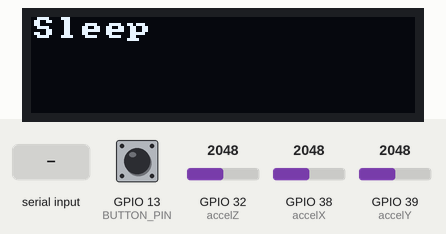
A sketch run on a simulated ESP32. Shown: 128×32 one-colour display. The test bench sets the inputs (shaded band); at power-on: GPIO 13 (BUTTON_PIN) HIGH, GPIO 32 (accelZ) = 2048, GPIO 38 (accelX) = 2048, GPIO 39 (accelY) = 2048. Nothing arrives over Bluetooth unless stated.

Above: at 1.2 s.
1.3 s: "wearable\n" received over the second serial link
At 2.1 s:
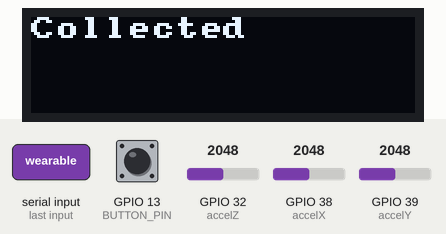
At 2.8 s:
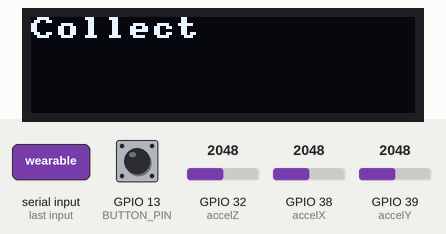
4.3 s: "sleep\n" received over the second serial link
At 5.5 s:
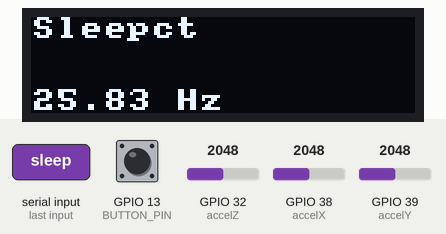
Timing chart, 0 to 7.3 s (numbered marks = the images above; inputs shaded):
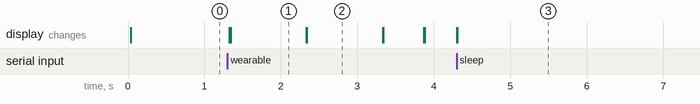

Measured:
- after the input at 1.3 s, the display: first changes at once (image 1 shows a later state)
- after the input at 4.3 s, the display: first changes at once (image 3 shows a later state)
- what the display in image 1 shows lasts 1.0 s, from 1.3 s to 2.3 s

The sketch:

Challenge2ActivityRecognition.ino
```cpp
int sampleTime = 0; // Time of last sample (in Sampling tab)
int ax = 0; int ay = 0; int az = 0; // Acceleration (from readAccelSensor())
bool sending;
bool reset = false;

//specify pin for button
const int BUTTON_PIN = 13;

//store current and last button state
int last_button_state = HIGH;
int button_state;

//variable to store the last press for button debouncing
unsigned long lastPress = 0;

//specify the time where no button push is registered
const unsigned long debounceTime = 500;

int xArray[512] = {0};
int yArray[512] = {0};
int zArray[512] ={0};

// declare indices for reading and writing
int i= 0;
int readindex = 0;

bool activated = false;
int state = 0; // 0 = collecting, 1 = sending, 2 = display, 3 = reset


void setup() {
  // put your setup code here, to run once:
  setupAccelSensor();
  setupCommunication();
  setupDisplay();
  sending = false;
  writeDisplay("Sleep", 0, true);

  //define pin mode for button
  pinMode(BUTTON_PIN, INPUT_PULLUP);
}

void loop() {
  //string to store last command and to prevent constant updating and flashing of the OLED displayS
  static String last_command("");
  String command = receiveMessage();
  if(command == "sleep") {
    activated = false;
    writeDisplay("Sleep", 0, true);
  }
  else if(command == "wearable") {
    activated = true;
    writeDisplay("Activated", 0, true);
  }
  else if(command != "") {
    sending = true;
    if(command != last_command){
    writeDisplay("",0,true);
    writeDisplayCSV(command.c_str(), 1);
    last_command = command;
    }
  }
  if(activated){

    detectButton();

    if(state == 0){

    //detect if button was pressed


    //get accelerometer measurements
    readAccelSensor();
    //tell the user to start making movements
    writeDisplay("Collect", 0, true);

    //if data is available update the array and the index with modulo 512 to get a circular buffer
    if(sampleSensors()) {
      xArray[i] = ax;
      yArray[i] = ay;
      zArray[i] = az;
      i = (i + 1) % 512;
      }
    }
    //send the most recent data to the PC
    else if(state ==1)
    {
      //send most recent
      for(int j = 0; j < 512; j++){

        readindex = (i + j) % 512;

        String response = String(sampleTime) + ",";
        response += String(xArray[readindex]) + "," + String(yArray[readindex]) + "," + String(zArray[readindex]);
        sendMessage(response);

      }
      state = 2;
    }

    // reset the program and loop over arrays to set the entries to 0
    if(state == 3){
      i = 0;
      state = 0;
      for(int i = 0; i < 512; i++)
      {
        xArray[i] = 0;
        yArray[i] = 0;
        zArray[i] = 0;
      }
      writeDisplay("reset", 0 , true);
    }
  }
}


void detectButton() {

  unsigned long current_time = millis();

  //get current state of Button
  button_state = digitalRead(BUTTON_PIN);

  //check if last state was high and current state is low tht means button has been pressed
  //prevent button debouncing
  if (button_state == LOW && last_button_state == HIGH && current_time - lastPress >= debounceTime) {

    //store time of button press and send "pressed" to the python script indicating the button has been pressed
    lastPress = current_time;
    if(state == 0){
      //if previously data was recorded and button is pressed send data
      state = 1;

    }else if(state == 2)
    {
      state = 3;

    }

    //reset Display to have no remaining characters left that were not overwritten
    writeDisplay("",0,true);
  }

  //store last button state
  last_button_state = button_state;
}
```

Accelerometer.ino
```cpp
// define pins for x,y and z acceleration
const int accelX = A2;
const int accelY = A3;
const int accelZ = A4;

void setupAccelSensor(){

  //Assign pins as inpiut pins
  pinMode(accelX, INPUT);
  pinMode(accelY, INPUT);
  pinMode(accelZ, INPUT);
}

void readAccelSensor(){

  //read the pins and store the values
  ax = analogRead(accelX);
  ay = analogRead(accelY);
  az = analogRead(accelZ);

}
```

Communication.ino
```cpp
/*
 * Precompiler directive elegance: 0 == Serial, 1 == Bluetooth
 */
#define USE_BT 1

/*
 * This block allows us to use "Ser" throughout our codebase.
 * This makes the code to be protocol-agnostic.
 * Whether using Bluetooth or USB Serial, we will reference it as Ser.
 */
#if USE_BT
  #include "BluetoothSerial.h"
  BluetoothSerial BTSerial;     // instantiate a BT object
  #define Ser BTSerial          // substitute Ser for SerialBT
#else
  #define Ser Serial            // substitute Ser for Serial
#endif

/*
 * Initialize the communication protocol (either HW Serial or BT)
 */
void setupCommunication() {
  #if USE_BT
    Ser.begin("ECE16_Freddy"); // any unique name for BT
  #else
    Ser.begin(115200);
  #endif
}

/*
 * Receive a message one character at a time, stopping at a newline ('\n')
 */
String receiveMessage() {
  String message = "";
  if (Ser.available() > 0) {
    while (true) {
      char c = Ser.read();
      if (c != char(-1)) {
        if (c == '\n')
          break;
        message += c;
      }
    }
  }
  return message;
}

/*
 * Send a message over the communication protocol
 */
void sendMessage(String message) {
  Ser.println(message);
}
```

Display.ino
```cpp
// OLED Library includes
#include "U8x8lib.h" // include the fast graphics library
#include "Wire.h"    // include the I2C library

/*
 * Instantiate the display object "oled" and reset it using the
 * predefined argument "U8X8_PIN_NONE"
 * NOTE: if you have trouble with this constructor call, your OS
 * might require that you specify the I2C pins (22 and 23) as
 * arguments. If that is the case, you would change the call to this:
 * U8X8_SSD1306_128X32_UNIVISION_HW_I2C oled(U8X8_PIN_NONE, 22, 23);
 */
U8X8_SSD1306_128X32_UNIVISION_HW_I2C oled(U8X8_PIN_NONE);

// Clear the display no more than once per second
const int MAX_REFRESH = 1000;
unsigned long lastClear = 0;

void setupDisplay() {
    oled.begin(); // Initializes u8x8 object
    oled.setPowerSave(0); // Makes sure OLED doesn't go to sleep
    oled.setFont(u8x8_font_amstrad_cpc_extended_r); // Set the font
    oled.setCursor(0, 0); //Sets the cursor at the top left corner
}

/*
 * A function to write a message on the OLED display.
 * The "row" argument specifies which row to print on: [0,1,2,3].
 * The "erase" argument specifies if the display should be cleared.
 */
void writeDisplay(const char * message, int row, bool erase) {
    unsigned long now = millis();
    //if erase is true and it's been longer than MAX_REFRESH (1s)
    if(erase && (millis() - lastClear >= MAX_REFRESH)) {
        oled.clearDisplay();
        lastClear = now;
    }
    oled.setCursor(0, row);
    oled.print(message);
}

/*
 * A function to write a CSV message on multiple lines on the OLED.
 * The "commaCount" argument says how many commas are in the String.
 * NOTE: The OLED can only display 4 lines (a maximum of 3 commas).
 */
void writeDisplayCSV(String message, int commaCount) {
     int startIndex = 0;
     for(int i=0; i<=commaCount; i++) {
          // find the index of the comma and store it in startIndex
          int index = message.indexOf(',', startIndex);

          // take everything in the string up until the comma
          String subMessage = message.substring(startIndex, index);

          startIndex = index + 1; // skip over the comma

          // Write the substring onto the OLED!
          writeDisplay(subMessage.c_str(), i, false);
     }
}
```

Sampling.ino
```cpp
//initialize global variables
int sampleRate = 50;                  // Sensor reading frequency (Hz)
unsigned long sampleDelay = 1e6/sampleRate;    // Time(μs) b/w samples
unsigned long timeStart = 0;             // Start time timing variable
unsigned long timeEnd = 0;                 // End time timing variable

//function that  samples all the sensors outputs true if new samples were read
//false otherwise
bool sampleSensors() {
  timeEnd = micros();
  if(timeEnd - timeStart >= sampleDelay) {
    displaySampleRate(timeEnd);
    timeStart = timeEnd;
    // Read the sensors and store their outputs in global variables
    sampleTime = millis();
    readAccelSensor();     // values stored in “ax”, “ay”, and “az”
    return true;
  }

  return false;
}


void displaySampleRate(unsigned long currentTime) {
  int nSamples = 100;
  static int count = 0;
  static unsigned long lastTime = 0;

  count++;
  if(count == nSamples) {
    double avgRate = nSamples * 1e6 / (currentTime - lastTime);
    String message = String(avgRate) + " Hz";
    writeDisplay(message.c_str(), 3, false);

    // reset
    count = 0;
    lastTime = currentTime;
  }
}
```
